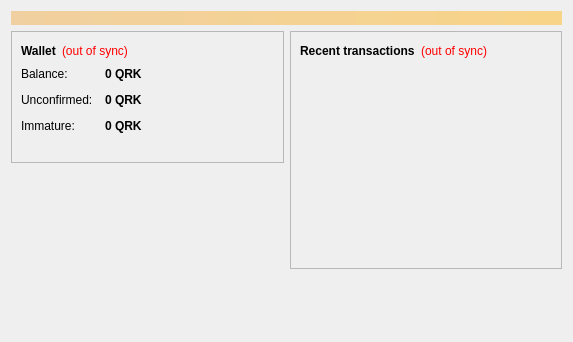
<?xml version="1.0" encoding="UTF-8"?>
<ui version="4.0">
 <class>OverviewPage</class>
 <widget class="QWidget" name="OverviewPage">
  <property name="geometry">
   <rect>
    <x>0</x>
    <y>0</y>
    <width>573</width>
    <height>342</height>
   </rect>
  </property>
  <property name="windowTitle">
   <string>Form</string>
  </property>
  <layout class="QVBoxLayout" name="topLayout">
   <item>
    <widget class="QLabel" name="labelAlerts">
     <property name="visible">
      <bool>false</bool>
     </property>
     <property name="styleSheet">
      <string notr="true">background-color: qlineargradient(x1: 0, y1: 0, x2: 1, y2: 0, stop:0 #F0D0A0, stop:1 #F8D488); color:#000000;</string>
     </property>
     <property name="wordWrap">
      <bool>true</bool>
     </property>
     <property name="margin">
      <number>3</number>
     </property>
    </widget>
   </item>
   <item>
    <layout class="QHBoxLayout" name="horizontalLayout" stretch="1,1">
     <item>
      <layout class="QVBoxLayout" name="verticalLayout_2">
       <item>
        <widget class="QFrame" name="frame">
         <property name="frameShape">
          <enum>QFrame::StyledPanel</enum>
         </property>
         <property name="frameShadow">
          <enum>QFrame::Raised</enum>
         </property>
         <layout class="QVBoxLayout" name="verticalLayout_4">
          <item>
           <layout class="QHBoxLayout" name="horizontalLayout_4">
            <item>
             <widget class="QLabel" name="label_5">
              <property name="font">
               <font>
                <weight>75</weight>
                <bold>true</bold>
               </font>
              </property>
              <property name="text">
               <string>Wallet</string>
              </property>
             </widget>
            </item>
            <item>
             <widget class="QLabel" name="labelWalletStatus">
              <property name="toolTip">
               <string>&lt;html&gt;&lt;head/&gt;&lt;body&gt;&lt;p&gt;The displayed information may be out of date. Your wallet automatically synchronizes with the Enron network after a connection is established, but this process has not completed yet.&lt;/p&gt;&lt;/body&gt;&lt;/html&gt;</string>
              </property>
              <property name="styleSheet">
               <string notr="true">QLabel { color: red; }</string>
              </property>
              <property name="text">
               <string notr="true">(out of sync)</string>
              </property>
              <property name="alignment">
               <set>Qt::AlignLeading|Qt::AlignLeft|Qt::AlignVCenter</set>
              </property>
             </widget>
            </item>
            <item>
             <spacer name="horizontalSpacer_2">
              <property name="orientation">
               <enum>Qt::Horizontal</enum>
              </property>
              <property name="sizeHint" stdset="0">
               <size>
                <width>40</width>
                <height>20</height>
               </size>
              </property>
             </spacer>
            </item>
           </layout>
          </item>
          <item>
           <layout class="QFormLayout" name="formLayout_2">
            <property name="fieldGrowthPolicy">
             <enum>QFormLayout::AllNonFixedFieldsGrow</enum>
            </property>
            <property name="horizontalSpacing">
             <number>12</number>
            </property>
            <property name="verticalSpacing">
             <number>12</number>
            </property>
            <item row="0" column="0">
             <widget class="QLabel" name="label">
              <property name="text">
               <string>Balance:</string>
              </property>
             </widget>
            </item>
            <item row="0" column="1">
             <widget class="QLabel" name="labelBalance">
              <property name="font">
               <font>
                <weight>75</weight>
                <bold>true</bold>
               </font>
              </property>
              <property name="cursor">
               <cursorShape>IBeamCursor</cursorShape>
              </property>
              <property name="toolTip">
               <string>Your current balance</string>
              </property>
              <property name="text">
               <string notr="true">0 QRK</string>
              </property>
              <property name="textInteractionFlags">
               <set>Qt::LinksAccessibleByMouse|Qt::TextSelectableByKeyboard|Qt::TextSelectableByMouse</set>
              </property>
             </widget>
            </item>
            <item row="1" column="0">
             <widget class="QLabel" name="label_3">
              <property name="text">
               <string>Unconfirmed:</string>
              </property>
             </widget>
            </item>
            <item row="1" column="1">
             <widget class="QLabel" name="labelUnconfirmed">
              <property name="font">
               <font>
                <weight>75</weight>
                <bold>true</bold>
               </font>
              </property>
              <property name="cursor">
               <cursorShape>IBeamCursor</cursorShape>
              </property>
              <property name="toolTip">
               <string>Total of transactions that have yet to be confirmed, and do not yet count toward the current balance</string>
              </property>
              <property name="text">
               <string notr="true">0 QRK</string>
              </property>
              <property name="textInteractionFlags">
               <set>Qt::LinksAccessibleByMouse|Qt::TextSelectableByKeyboard|Qt::TextSelectableByMouse</set>
              </property>
             </widget>
            </item>
            <item row="2" column="0">
             <widget class="QLabel" name="labelImmatureText">
              <property name="text">
               <string>Immature:</string>
              </property>
             </widget>
            </item>
            <item row="2" column="1">
             <widget class="QLabel" name="labelImmature">
              <property name="font">
               <font>
                <weight>75</weight>
                <bold>true</bold>
               </font>
              </property>
              <property name="toolTip">
               <string>Mined balance that has not yet matured</string>
              </property>
              <property name="text">
               <string notr="true">0 QRK</string>
              </property>
              <property name="textInteractionFlags">
               <set>Qt::LinksAccessibleByMouse|Qt::TextSelectableByKeyboard|Qt::TextSelectableByMouse</set>
              </property>
             </widget>
            </item>
           </layout>
          </item>
          <item>
           <widget class="QLabel" name="label_wallet_bgcoin">
            <property name="text">
             <string/>
            </property>
            <property name="pixmap">
             <pixmap resource="../bitcoin.qrc">:/images/wallet_bgcoin</pixmap>
            </property>
            <property name="scaledContents">
             <bool>false</bool>
            </property>
            <property name="alignment">
             <set>Qt::AlignCenter</set>
            </property>
            <property name="margin">
             <number>-2</number>
            </property>
           </widget>
          </item>
         </layout>
        </widget>
       </item>
       <item>
        <spacer name="verticalSpacer">
         <property name="orientation">
          <enum>Qt::Vertical</enum>
         </property>
         <property name="sizeHint" stdset="0">
          <size>
           <width>20</width>
           <height>40</height>
          </size>
         </property>
        </spacer>
       </item>
      </layout>
     </item>
     <item>
      <layout class="QVBoxLayout" name="verticalLayout_3">
       <item>
        <widget class="QFrame" name="frame_2">
         <property name="frameShape">
          <enum>QFrame::StyledPanel</enum>
         </property>
         <property name="frameShadow">
          <enum>QFrame::Raised</enum>
         </property>
         <layout class="QVBoxLayout" name="verticalLayout">
          <item>
           <layout class="QHBoxLayout" name="horizontalLayout_2">
            <item>
             <widget class="QLabel" name="label_4">
              <property name="text">
               <string>&lt;b&gt;Recent transactions&lt;/b&gt;</string>
              </property>
             </widget>
            </item>
            <item>
             <widget class="QLabel" name="labelTransactionsStatus">
              <property name="toolTip">
               <string>&lt;html&gt;&lt;head/&gt;&lt;body&gt;&lt;p&gt;The displayed information may be out of date. Your wallet automatically synchronizes with the Enron network after a connection is established, but this process has not completed yet.&lt;/p&gt;&lt;/body&gt;&lt;/html&gt;</string>
              </property>
              <property name="styleSheet">
               <string notr="true">QLabel { color: red; }</string>
              </property>
              <property name="text">
               <string notr="true">(out of sync)</string>
              </property>
              <property name="alignment">
               <set>Qt::AlignRight|Qt::AlignTrailing|Qt::AlignVCenter</set>
              </property>
             </widget>
            </item>
            <item>
             <spacer name="horizontalSpacer">
              <property name="orientation">
               <enum>Qt::Horizontal</enum>
              </property>
              <property name="sizeHint" stdset="0">
               <size>
                <width>40</width>
                <height>20</height>
               </size>
              </property>
             </spacer>
            </item>
           </layout>
          </item>
          <item>
           <widget class="QListView" name="listTransactions">
            <property name="styleSheet">
             <string notr="true">QListView { background: transparent; }</string>
            </property>
            <property name="frameShape">
             <enum>QFrame::NoFrame</enum>
            </property>
            <property name="verticalScrollBarPolicy">
             <enum>Qt::ScrollBarAlwaysOff</enum>
            </property>
            <property name="horizontalScrollBarPolicy">
             <enum>Qt::ScrollBarAlwaysOff</enum>
            </property>
            <property name="selectionMode">
             <enum>QAbstractItemView::NoSelection</enum>
            </property>
           </widget>
          </item>
         </layout>
        </widget>
       </item>
       <item>
        <spacer name="verticalSpacer_2">
         <property name="orientation">
          <enum>Qt::Vertical</enum>
         </property>
         <property name="sizeHint" stdset="0">
          <size>
           <width>20</width>
           <height>40</height>
          </size>
         </property>
        </spacer>
       </item>
      </layout>
     </item>
    </layout>
   </item>
  </layout>
 </widget>
 <resources/>
 <connections/>
</ui>
